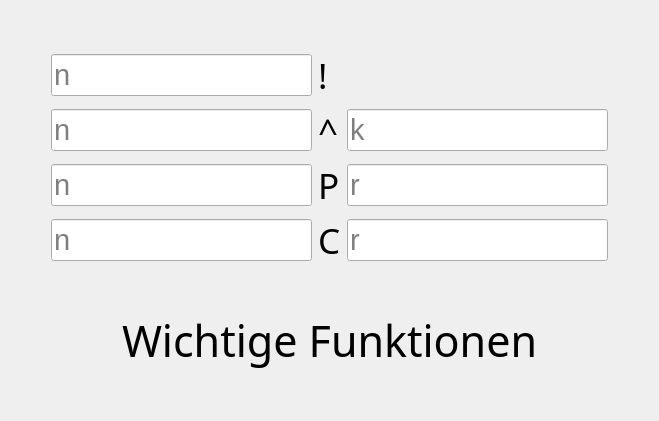
      <widget class="QWidget" name="tab">
       <attribute name="title">
        <string>Wichtige Funktionen</string>
       </attribute>
       <layout class="QGridLayout" name="gridLayout_11">
        <item row="2" column="0">
         <layout class="QGridLayout" name="gridLayout_9">
          <item row="2" column="2">
           <widget class="QLabel" name="label_2">
            <property name="font">
             <font>
              <family>Agency FB</family>
              <pointsize>26</pointsize>
             </font>
            </property>
            <property name="text">
             <string>^</string>
            </property>
           </widget>
          </item>
          <item row="3" column="3">
           <widget class="QLineEdit" name="wf_r_npr_edit">
            <property name="font">
             <font>
              <family>Segoe UI</family>
              <pointsize>22</pointsize>
             </font>
            </property>
            <property name="placeholderText">
             <string>r</string>
            </property>
           </widget>
          </item>
          <item row="2" column="3">
           <widget class="QLineEdit" name="wf_k_pow_edit">
            <property name="font">
             <font>
              <family>Segoe UI</family>
              <pointsize>22</pointsize>
             </font>
            </property>
            <property name="placeholderText">
             <string>k</string>
            </property>
           </widget>
          </item>
          <item row="3" column="0">
           <spacer name="horizontalSpacer_8">
            <property name="orientation">
             <enum>Qt::Horizontal</enum>
            </property>
            <property name="sizeHint" stdset="0">
             <size>
              <width>40</width>
              <height>20</height>
             </size>
            </property>
           </spacer>
          </item>
          <item row="5" column="3">
           <widget class="QLineEdit" name="wf_r_ncr_edit">
            <property name="font">
             <font>
              <family>Segoe UI</family>
              <pointsize>22</pointsize>
             </font>
            </property>
            <property name="placeholderText">
             <string>r</string>
            </property>
           </widget>
          </item>
          <item row="1" column="4">
           <spacer name="horizontalSpacer_17">
            <property name="orientation">
             <enum>Qt::Horizontal</enum>
            </property>
            <property name="sizeHint" stdset="0">
             <size>
              <width>40</width>
              <height>20</height>
             </size>
            </property>
           </spacer>
          </item>
          <item row="1" column="3">
           <spacer name="horizontalSpacer_6">
            <property name="orientation">
             <enum>Qt::Horizontal</enum>
            </property>
            <property name="sizeHint" stdset="0">
             <size>
              <width>40</width>
              <height>20</height>
             </size>
            </property>
           </spacer>
          </item>
          <item row="1" column="0">
           <spacer name="horizontalSpacer_5">
            <property name="orientation">
             <enum>Qt::Horizontal</enum>
            </property>
            <property name="sizeHint" stdset="0">
             <size>
              <width>40</width>
              <height>20</height>
             </size>
            </property>
           </spacer>
          </item>
          <item row="5" column="2">
           <widget class="QLabel" name="label_4">
            <property name="font">
             <font>
              <family>Agency FB</family>
              <pointsize>26</pointsize>
             </font>
            </property>
            <property name="text">
             <string>C</string>
            </property>
           </widget>
          </item>
          <item row="5" column="1">
           <widget class="QLineEdit" name="wf_n_ncr_edit">
            <property name="font">
             <font>
              <family>Segoe UI</family>
              <pointsize>22</pointsize>
             </font>
            </property>
            <property name="placeholderText">
             <string>n</string>
            </property>
           </widget>
          </item>
          <item row="0" column="2">
           <spacer name="verticalSpacer_3">
            <property name="orientation">
             <enum>Qt::Vertical</enum>
            </property>
            <property name="sizeHint" stdset="0">
             <size>
              <width>20</width>
              <height>40</height>
             </size>
            </property>
           </spacer>
          </item>
          <item row="5" column="0">
           <spacer name="horizontalSpacer_11">
            <property name="orientation">
             <enum>Qt::Horizontal</enum>
            </property>
            <property name="sizeHint" stdset="0">
             <size>
              <width>40</width>
              <height>20</height>
             </size>
            </property>
           </spacer>
          </item>
          <item row="2" column="1">
           <widget class="QLineEdit" name="wf_n_pow_edit">
            <property name="font">
             <font>
              <family>Segoe UI</family>
              <pointsize>22</pointsize>
             </font>
            </property>
            <property name="placeholderText">
             <string>n</string>
            </property>
           </widget>
          </item>
          <item row="2" column="4">
           <spacer name="horizontalSpacer_7">
            <property name="orientation">
             <enum>Qt::Horizontal</enum>
            </property>
            <property name="sizeHint" stdset="0">
             <size>
              <width>40</width>
              <height>20</height>
             </size>
            </property>
           </spacer>
          </item>
          <item row="3" column="1">
           <widget class="QLineEdit" name="wf_n_npr_edit">
            <property name="font">
             <font>
              <family>Segoe UI</family>
              <pointsize>22</pointsize>
             </font>
            </property>
            <property name="placeholderText">
             <string>n</string>
            </property>
           </widget>
          </item>
          <item row="3" column="4">
           <spacer name="horizontalSpacer_9">
            <property name="orientation">
             <enum>Qt::Horizontal</enum>
            </property>
            <property name="sizeHint" stdset="0">
             <size>
              <width>40</width>
              <height>20</height>
             </size>
            </property>
           </spacer>
          </item>
          <item row="1" column="1">
           <widget class="QLineEdit" name="wf_factorial_edit">
            <property name="font">
             <font>
              <family>Segoe UI</family>
              <pointsize>22</pointsize>
             </font>
            </property>
            <property name="placeholderText">
             <string>n</string>
            </property>
           </widget>
          </item>
          <item row="5" column="4">
           <spacer name="horizontalSpacer_10">
            <property name="orientation">
             <enum>Qt::Horizontal</enum>
            </property>
            <property name="sizeHint" stdset="0">
             <size>
              <width>40</width>
              <height>20</height>
             </size>
            </property>
           </spacer>
          </item>
          <item row="3" column="2">
           <widget class="QLabel" name="label_3">
            <property name="font">
             <font>
              <family>Agency FB</family>
              <pointsize>26</pointsize>
             </font>
            </property>
            <property name="text">
             <string>P</string>
            </property>
           </widget>
          </item>
          <item row="1" column="2">
           <widget class="QLabel" name="label">
            <property name="font">
             <font>
              <family>Agency FB</family>
              <pointsize>26</pointsize>
             </font>
            </property>
            <property name="text">
             <string>!</string>
            </property>
           </widget>
          </item>
          <item row="2" column="0">
           <spacer name="horizontalSpacer_12">
            <property name="orientation">
             <enum>Qt::Horizontal</enum>
            </property>
            <property name="sizeHint" stdset="0">
             <size>
              <width>40</width>
              <height>20</height>
             </size>
            </property>
           </spacer>
          </item>
          <item row="6" column="2">
           <spacer name="verticalSpacer_4">
            <property name="orientation">
             <enum>Qt::Vertical</enum>
            </property>
            <property name="sizeHint" stdset="0">
             <size>
              <width>20</width>
              <height>40</height>
             </size>
            </property>
           </spacer>
          </item>
         </layout>
        </item>
        <item row="3" column="0">
         <layout class="QGridLayout" name="gridLayout_8">
          <item row="0" column="2">
           <spacer name="horizontalSpacer_14">
            <property name="orientation">
             <enum>Qt::Horizontal</enum>
            </property>
            <property name="sizeHint" stdset="0">
             <size>
              <width>40</width>
              <height>20</height>
             </size>
            </property>
           </spacer>
          </item>
          <item row="0" column="0">
           <spacer name="horizontalSpacer_13">
            <property name="orientation">
             <enum>Qt::Horizontal</enum>
            </property>
            <property name="sizeHint" stdset="0">
             <size>
              <width>40</width>
              <height>20</height>
             </size>
            </property>
           </spacer>
          </item>
          <item row="1" column="1">
           <spacer name="verticalSpacer_5">
            <property name="orientation">
             <enum>Qt::Vertical</enum>
            </property>
            <property name="sizeHint" stdset="0">
             <size>
              <width>20</width>
              <height>40</height>
             </size>
            </property>
           </spacer>
          </item>
          <item row="0" column="1">
           <widget class="QLabel" name="wf_factorial_out">
            <property name="font">
             <font>
              <family>Agency FB</family>
              <pointsize>32</pointsize>
             </font>
            </property>
            <property name="text">
             <string>Wichtige Funktionen</string>
            </property>
           </widget>
          </item>
         </layout>
        </item>
       </layout>
      </widget>
